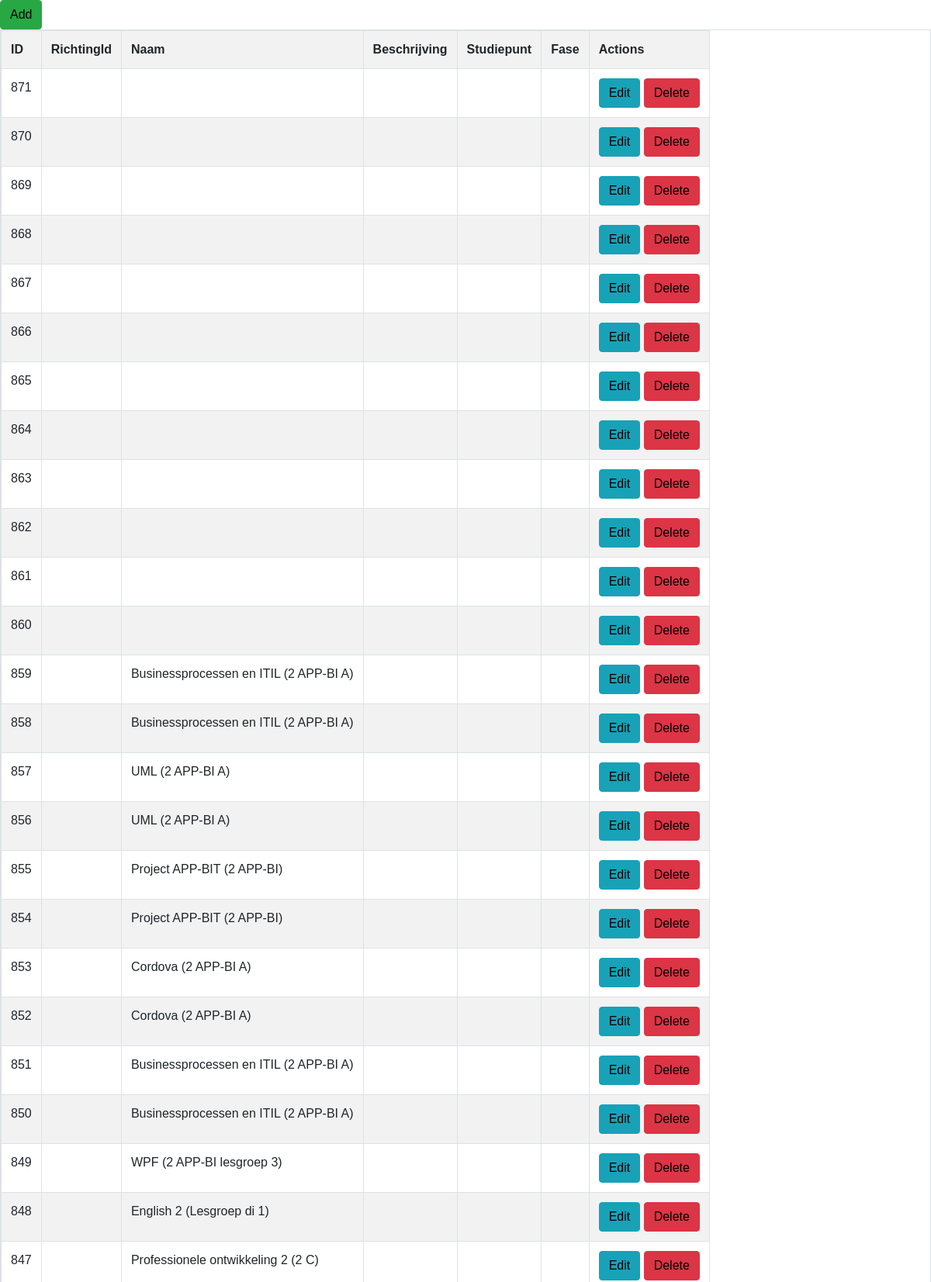
Screenshot of /index.php/vak (upper part) with the database file from the repository.
### tables this page shows
CREATE TABLE `vak` (
  `id` int(50) NOT NULL,
  `richtingId` int(50) DEFAULT NULL,
  `naam` varchar(255) NOT NULL,
  `beschrijving` varchar(255) DEFAULT NULL,
  `studiepunt` int(50) DEFAULT NULL,
  `fase` varchar(255) DEFAULT NULL
);

### application/controllers/Vak.php (called while the page is built, shortened)
<?php
class Vak extends CI_Controller
{
    function __construct()
    {
        $this->load->model('vak_model');
    }
    function index()
    {
        $data['vak'] = $this->vak_model->get_all_vak();
        $data['_view'] = 'vak/index';
        $this->load->view('layouts/main', $data);
    }
}

### index.php (called while the page is built, shortened)
<?php
require_once BASEPATH.'core/CodeIgniter.php';

### application/models/Vak_model.php (called while the page is built, shortened)
<?php
class Vak_model extends CI_Model
{
    function get_all_vak()
    {
        $this->db->order_by('id', 'desc');
        return $this->db->get('vak')->result_array();
    }
}

### application/views/vak/index.php (the view, shortened to what this page needs)
<div class="pull-right">
	<a href="<?php echo site_url('vak/add'); ?>" class="btn btn-success">Add</a>
</div>
<table class="table table-striped table-bordered">
    <tr>
		<th>ID</th>
		<th>RichtingId</th>
		<th>Naam</th>
		<th>Beschrijving</th>
		<th>Studiepunt</th>
		<th>Fase</th>
		<th>Actions</th>
    </tr>
	<?php foreach($vak as $v){ ?>
    <tr>
		<td><?php echo $v['id']; ?></td>
		<td><?php echo $v['richtingId']; ?></td>
		<td><?php echo $v['naam']; ?></td>
		<td><?php echo $v['beschrijving']; ?></td>
		<td><?php echo $v['studiepunt']; ?></td>
		<td><?php echo $v['fase']; ?></td>
		<td>
            <a href="<?php echo site_url('vak/edit/'.$v['id']); ?>" class="btn btn-info btn-xs">Edit</a>
            <a href="<?php echo site_url('vak/remove/'.$v['id']); ?>" class="btn btn-danger btn-xs">Delete</a>
        </td>
    </tr>
	<?php } ?>
</table>

### application/css/style.css (style rules this page uses)
* { margin: 0; padding: 0; }
body { height: 100%; margin: 0px; padding: 0px; font-family: Verdana, Arial, Helvetica, sans-serif; color: black; background-color: white; }
td { padding-right: 20px; }
table { display: inline-block; }
a:link { color: black; }

### rows the page displays
vak: id "871"
vak: id "870"
vak: id "869"
vak: id "868"
vak: id "867"
vak: id "866"
vak: id "865"
vak: id "864"
vak: id "863"
vak: id "862"
vak: id "861"
vak: id "860"
vak: id "859", naam "Businessprocessen en ITIL (2 APP-BI A)"
vak: id "858", naam "Businessprocessen en ITIL (2 APP-BI A)"
vak: id "857", naam "UML (2 APP-BI A)"
vak: id "856", naam "UML (2 APP-BI A)"
vak: id "855", naam "Project APP-BIT (2 APP-BI)"
vak: id "854", naam "Project APP-BIT (2 APP-BI)"
vak: id "853", naam "Cordova (2 APP-BI A)"
vak: id "852", naam "Cordova (2 APP-BI A)"
vak: id "851", naam "Businessprocessen en ITIL (2 APP-BI A)"
vak: id "850", naam "Businessprocessen en ITIL (2 APP-BI A)"
vak: id "849", naam "WPF (2 APP-BI lesgroep 3)"
vak: id "848", naam "English 2 (Lesgroep di 1)"
vak: id "847", naam "Professionele ontwikkeling 2 (2 C)"
